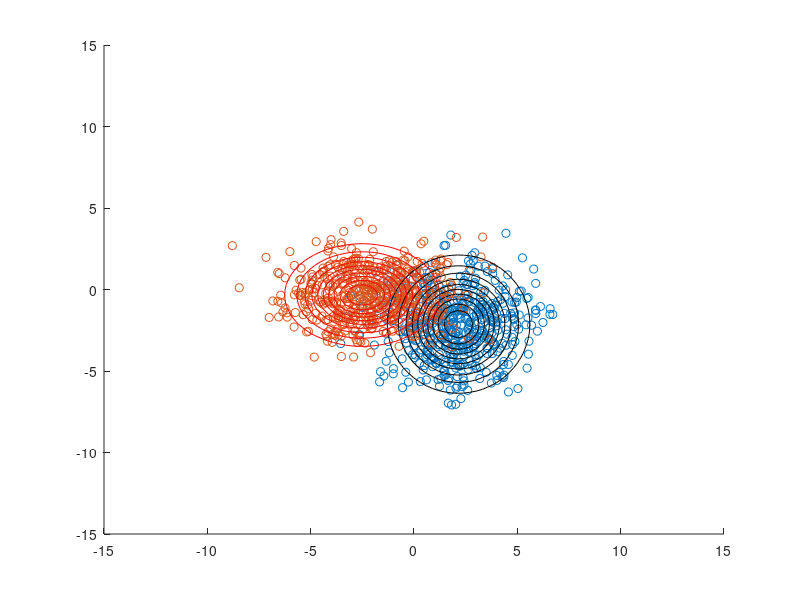

This figure's MATLAB source:
h1 = figure(1)
clf

mu1 = (rand(1,2)-.5)*10;
sigma1 = rand(1,2)*5;
mu2 = (rand(1,2)-.5)*10;
sigma2 = rand(1,2)*5;


N = 500;

R1 = mvnrnd(mu1, sigma1, N);

x1 = R1(:,1);
y1 = R1(:,2);

R2 = mvnrnd(mu2, sigma2, N);

R = cat(1,R1,R2);

x2 = R2(:,1);
y2 = R2(:,2);
scatter(x2, y2);

scatter(x1, y1,'ro');
hold on
scatter(x2,y2,'b+');

mh1 = [mean(R(:,1)) + randn*std(R(:,1)), mean(R(:,2)) + randn*std(R(:,1))]
mh2 = [mean(R(:,1)) + randn*std(R(:,1)), mean(R(:,2)) + randn*std(R(:,2))]

sh1 = [var(R(:,1)), var(R(:,2))]
sh2 = [var(R(:,1)), var(R(:,2))]

M = 101;
K = 101;

xg = linspace(-15,15,M);
yg = linspace(-15,15,K);

[Xg, Yg] = meshgrid(xg,yg);

Rg = [Xg(:) Yg(:)];

g1 = reshape(mvnpdf(Rg, mh1, sh1),K,M);
g2 = reshape(mvnpdf(Rg, mh2, sh2),K,M);

surf(Xg, Yg, g1,'LineStyle','none',...
    'FaceColor',[1 .5 .5],...
    'FaceAlpha','flat',...
    'AlphaDataMapping','scaled',...
    'AlphaData',g1)

surf(Xg, Yg, g2,'LineStyle','none',...
    'FaceColor',[.5 .5 1],...
    'FaceAlpha','flat',...
    'AlphaDataMapping','scaled',...
    'AlphaData',g2)
%contour(Xg, Yg, g1,'LineColor','r')

Niter = 100
for n = 1:Niter
    set(0,'CurrentFigure',h1)
    clf
    scatter(x2, y2);

    scatter(x1, y1,'ro');
    hold on
    scatter(x2,y2,'b+');
    
    % Compute the probabilities of all points given mean and var
    prob1 = mvnpdf(R, mh1, sh1);
    prob2 = mvnpdf(R, mh2, sh2);
    
    % Create the subset of points for each of two peaks
    
    indicator = prob1>prob2;
    
    pts1 = R(indicator,:);
    pts2 = R(~indicator,:);
    
    
    


    % Compute mean and variance
    mh1(1) = mean(pts1(:,1));
    mh1(2) = mean(pts1(:,2));
    mh2(1) = mean(pts2(:,1));
    mh2(2) = mean(pts2(:,2));
    
    sh1(1) = var(pts1(:,1));
    sh1(2) = var(pts1(:,2));
    sh2(1) = var(pts2(:,1));
    sh2(2) = var(pts2(:,2));
    
    
    g1 = reshape(mvnpdf(Rg, mh1, sh1),K,M);
    g2 = reshape(mvnpdf(Rg, mh2, sh2),K,M);

%     surf(Xg, Yg, g1,'LineStyle','none',...
%         'FaceColor',[1 .5 .5],...
%         'FaceAlpha','flat',...
%         'AlphaDataMapping','scaled',...
%         'AlphaData',g1)
% 
%     surf(Xg, Yg, g2,'LineStyle','none',...
%         'FaceColor',[.5 .5 1],...
%         'FaceAlpha','flat',...
%         'AlphaDataMapping','scaled',...
%         'AlphaData',g2)
    contour(Xg,Yg,g1,'LineColor','k')
    contour(Xg,Yg,g2,'LineColor','r')
    

    drawnow
end




